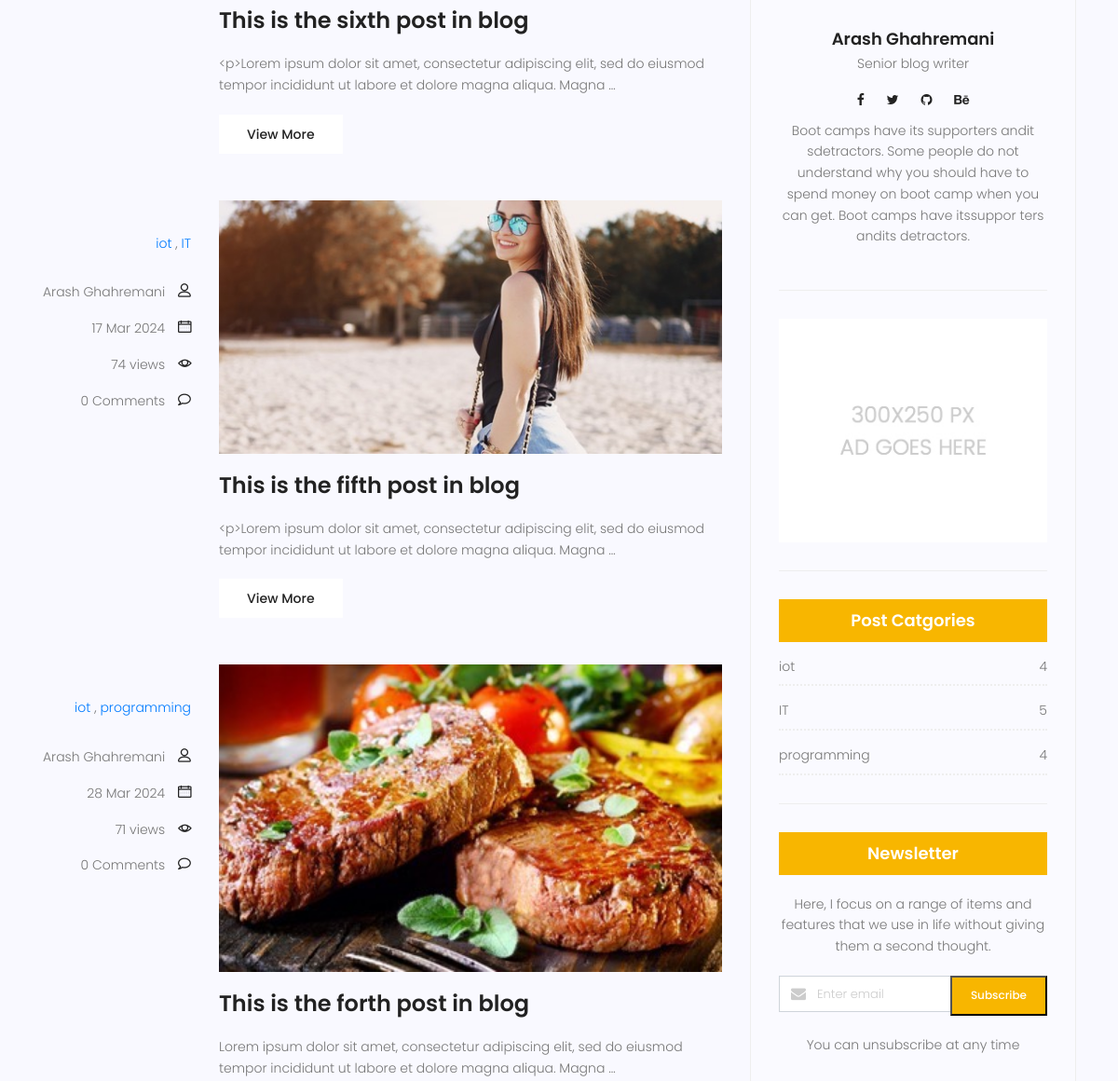
Page /blog/ (middle part) on the earlier database version.
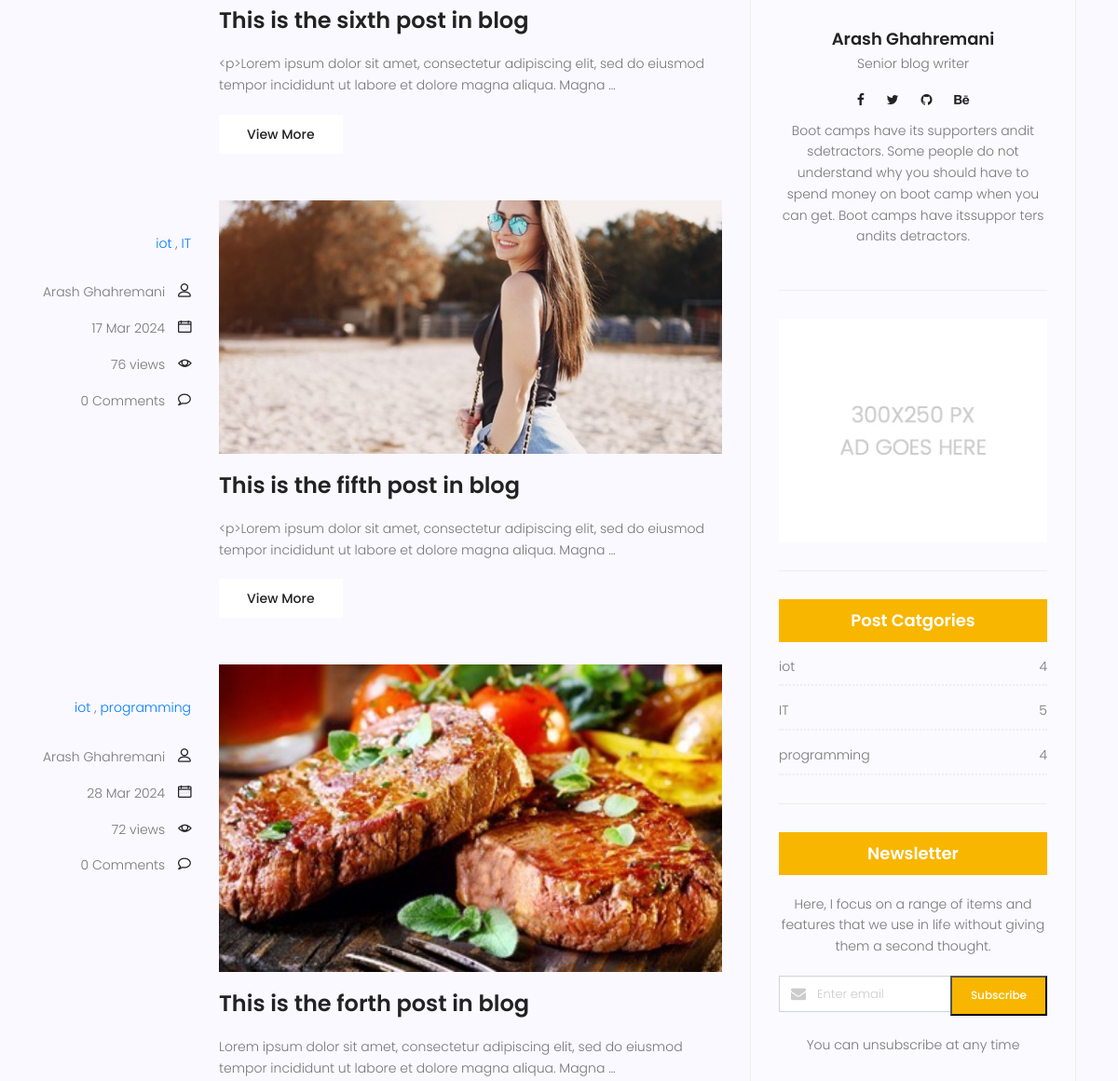
Same page on the later database version.
### blog/models.py (models this page shows, shortened)
class Post (models.Model) :
    image = models.ImageField(upload_to = 'blog/',default = 'blog/default.jpg')
    author = models.ForeignKey(User,on_delete=models.SET_NULL,null=True)
    title = models.CharField (max_length = 200)
    content = models.TextField ()
    tags = TaggableManager()
    category = models.ManyToManyField (Category)
    counted_view = models.IntegerField (default = 0)
    status = models.BooleanField (default = False)
    login_required = models.BooleanField (default = False)
    published_date = models.DateTimeField (null = True)
    created_date = models.DateTimeField (auto_now_add = True)
    update_date = models.DateTimeField (auto_now = True)
    class Meta:
        ordering = ['-created_date']
    def excerpt(self) :
        return truncatewords(self.content,20)

### blog/views.py (the view)
# urls.py: path('', blog_view, name="index"),
def blog_view(request, **kwargs) :
    posts = Post.objects.filter(status = 1, published_date__lte = timezone.now())
    if kwargs.get('cat_name') != None:
        posts = posts.filter(category__name=kwargs['cat_name'])
    if kwargs.get('author_username') != None:
        posts = posts.filter(author__username = kwargs['author_username'])
    if kwargs.get('tag_name') != None:
        posts = posts.filter(tags__name__in=[kwargs['tag_name']])
    posts = Paginator (posts,3)
    try:
        page_number = request.GET.get ('page')
        posts = posts.get_page(page_number)
    except PageNotAnInteger:
        posts = posts.get_page(1)
    except EmptyPage:
        posts = posts.get_page(1)
    context = {'posts': posts}
    return render(request, "blog/blog-home.html", context)

### blog/models.py (called while the page is built)
    def __str__(self):
        return self.name

### blog/templatetags/blog_tags.py (called while the page is built)
@register.inclusion_tag('blog/post-categories.html')
def postcategories() :
    posts = Post.objects.filter(status = 1)
    categories = Category.objects.all()
    cat_dict = {}
    for name in categories :
        cat_dict[name]=posts.filter(category=name).count()
    return {'categories':cat_dict}

@register.simple_tag(name = 'comments_count')
def function(pid):
    return Comment.objects.filter(post=pid, approved=True).count()

### templates/blog/blog-home.html (shortened to what this page needs)
{% extends 'base.html' %}
{% load static %}
{% load blog_tags %}
{% block content %}
<section class="post-content-area">
	<div class="container">
		<div class="row">
			<div class="col-lg-8 posts-list">
				{% for post in posts %}
				<div class="single-post row">
					<div class="col-lg-3  col-md-3 meta-details">
						<ul class="tags">
							{% for cat in post.category.all %}
								<a href="{% url 'blog:category' cat_name=cat.name %}"> {{ cat.name }}</a> {% if not forloop.last %},{% endif %}
							{% endfor %}
						</ul>
						<div class="user-details row">
							<p class="user-name col-lg-12 col-md-12 col-6"><a href="{% url 'blog:author' author_username=post.author.username %}">{{post.author.get_full_name}}</a>
								<span class="lnr lnr-user"></span></p>
							<p class="date col-lg-12 col-md-12 col-6"><a href="#">{{post.published_date|date:'d M Y'}}</a> <span
									class="lnr lnr-calendar-full"></span></p>
							<p class="view col-lg-12 col-md-12 col-6"><a href="#">{{post.counted_view}} views</a> <span
									class="lnr lnr-eye"></span></p>
							<p class="comments col-lg-12 col-md-12 col-6"><a href="#">{% comments_count post.id %} Comments </a> <span
									class="lnr lnr-bubble"></span></p>
						</div>
					</div>
					<div class="col-lg-9 col-md-9 ">
						<div class="feature-img">
							<img class="img-fluid" src="{{post.image.url}}" alt="">
						</div>
						<a class="posts-title" href="{% url 'blog:single' pid=post.id%}">
							<h3>{{post.title}}</h3>
						</a>
						<p class="excert">
							{{post.excerpt}}
						</p>
						<a href={{post.id}} class="primary-btn">View More</a>
					</div>
				</div>
				{% endfor%}
			</div>
			<div class="col-lg-4 sidebar-widgets">
				<div class="widget-wrap">
						{% include 'blog/blog-writer.html' %}
					    {% include 'blog/blog-ads.html' %}
						{% postcategories %}
						<div class="single-sidebar-widget newsletter-widget">
							<h4 class="newsletter-title">Newsletter</h4>
							<p>
								Here, I focus on a range of items and features that we use in life without
								giving them a second thought.
							</p>
							<form action="{% url 'website:newsletter' %}" method="post" class="subscription relative">
								<div class="form-group d-flex flex-row">
									<div class="col-autos">
										<div class="input-group">
											<div class="input-group-prepend">
												<div class="input-group-text"><i class="fa fa-envelope" aria-hidden="true"></i>
												</div>
											</div>
											<input type="email" class="form-control" id="inlineFormInputGroup" name="email"
												placeholder="Enter email" onfocus="this.placeholder = ''"
												onblur="this.placeholder = 'Enter email'">
										</div>
									</div>
									<button type="submit" class="bbtns">Subscribe</button>
								</div>
							</form>
							<p class="text-bottom">
								You can unsubscribe at any time
							</p>
						</div>
				</div>
			</div>
		</div>
	</div>
</section>
{% endblock%}

Differences in the rows shown:
changed Post "This is the fifth post in blog": counted_view "74" → "76"
changed Post "This is the forth post in blog": counted_view "71" → "72"
